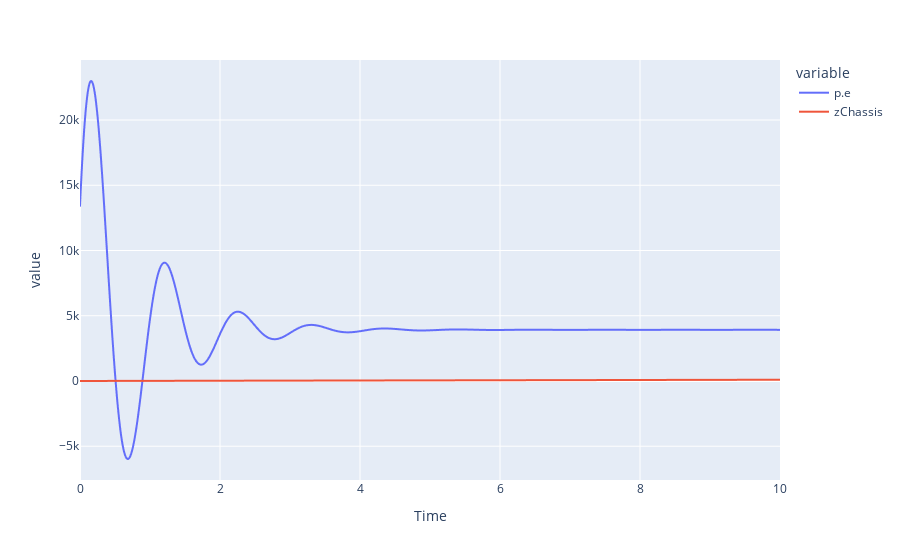

The cell this chart's notebook holds for it:
### Code cell
output_names = [output["name"] for output in fmu.outputs]
simulation_result.result[fmu.name].plot(y=output_names)

### Figure 1 — Plotly figure (JSON) as saved in the notebook; plotly's stock layout.template omitted (floating-point values rounded to 4 significant figures; data arrays with more than 128 entries replaced by an {"elided": "..."} marker saying what was removed)
{"data": [{"hovertemplate": "variable=p.e<br>Time=%{x}<br>value=%{y}<extra></extra>", "legendgroup": "p.e", "line": {"color": "#636efa", "dash": "solid"}, "marker": {"symbol": "circle"}, "mode": "lines", "name": "p.e", "showlegend": true, "type": "scattergl", "x": {"elided": "1001 float values"}, "xaxis": "x", "y": {"elided": "1001 float values"}, "yaxis": "y"}, {"hovertemplate": "variable=zChassis<br>Time=%{x}<br>value=%{y}<extra></extra>", "legendgroup": "zChassis", "line": {"color": "#EF553B", "dash": "solid"}, "marker": {"symbol": "circle"}, "mode": "lines", "name": "zChassis", "showlegend": true, "type": "scattergl", "x": {"elided": "1001 float values"}, "xaxis": "x", "y": {"elided": "1001 float values"}, "yaxis": "y"}], "layout": {"legend": {"title": {"text": "variable"}, "tracegroupgap": 0}, "margin": {"t": 60}, "xaxis": {"anchor": "y", "domain": [0.0, 1.0], "title": {"text": "Time"}}, "yaxis": {"anchor": "x", "domain": [0.0, 1.0], "title": {"text": "value"}}}}
